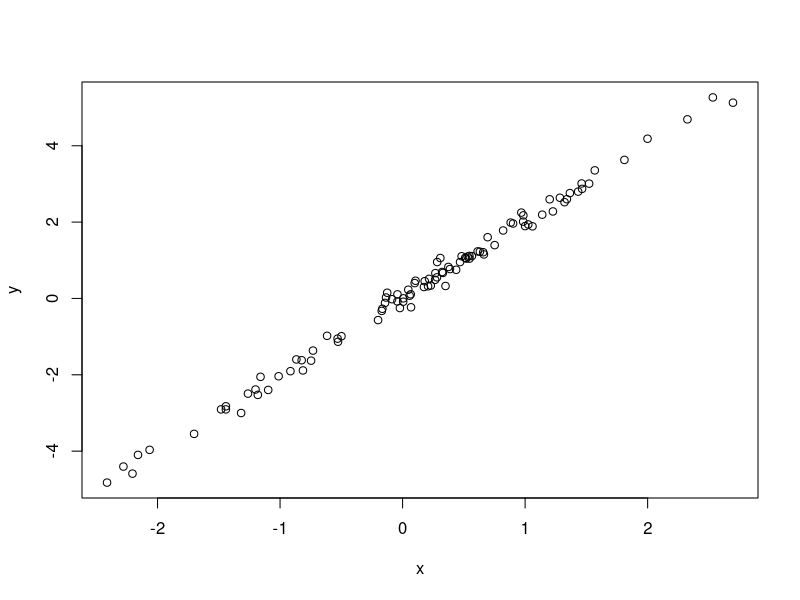

Generate this figure with R:
# Simulate and plot data
# Alyssa Salazar
# alyssasalazar@arizona.edu
# 2024-01-02

x <- rnorm(n = 100)
y <- 2 * x + rnorm(n = 100, sd = 0.2)

plot(x = x, y = y)